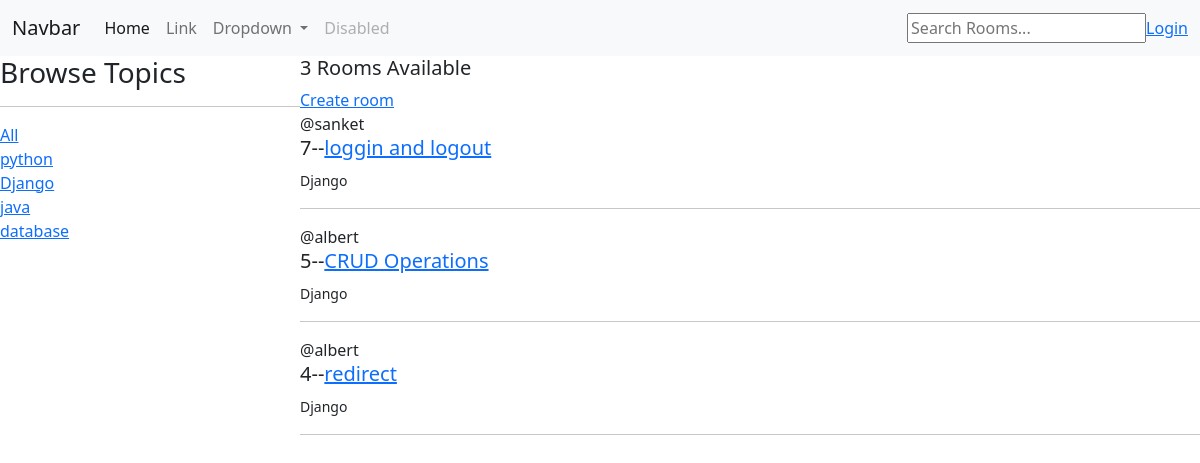
Screenshot of /?q=Django with the database file from the repository.
### myapp_test/models.py (models this page shows, shortened)
class Topic(models.Model):
    name= models.CharField(max_length=200)

class Room(models.Model):
    host = models.ForeignKey(User,on_delete=models.SET_NULL,null=True)
    topic= models.ForeignKey(Topic,on_delete=models.SET_NULL,null=True)
    name= models.CharField(max_length=200)
    description =models.TextField(null=  True,blank=True)
    updated=models.DateTimeField(auto_now=True)
    created=models.DateTimeField(auto_now_add=True)
    class Meta():
        ordering= ['-updated','-created']

### myapp_test/views.py (the view)
# urls.py: path('',views.home,name='home'),
def home(request):
    q=request.GET.get('q') if request.GET.get('q') != None else ''
    rooms=Room.objects.filter(
        Q(topic__name__icontains=q) |
        Q(name__icontains=q) |
        Q(description__icontains=q)
    )
    topics = Topic.objects.all()
    room_count=rooms.count()
    context ={'rooms':rooms, 'topics':topics, 'room_count':room_count}
    return render(request,'myapp_test/home.html',context)

### myapp_test/templates/myapp_test/home.html (shortened to what this page needs)
 {% extends 'main.html' %}
  {% block content %}
 <div class="home-container">
     <div>
         <h3>Browse Topics </h3>
         <hr><div>
             <a href="{% url 'home' %}">All</a>
         </div>
     {% for topic in topics %}
         <div>
             <a href="{% url 'home' %}?q={{topic.name}}">{{topic.name}}</a>
         </div>
         {% endfor %}
     </div>
   <div>
       <h5>{{room_count}} Rooms Available
       </h5>
       <a href= "{% url 'create_room' %}">Create room </a>
     {% for room in rooms%}
       <div>
       <span> @{{room.host.username}}</span>
     <h5> {{room.id}}--<a href = "{% url 'room' room.id %}" >{{room.name}}</a></h5>
           <small> {{room.topic.name}}</small>
           <hr>
           </div>
     {% endfor %}
   </div>
 </div>
  {%  endblock content%}

### myapp_test/templates/myapp_test/home.html (style rules this page uses)
.home-container { display: grid; grid-template-columns: 1fr 3fr; }

### rows the page displays
Topic: name "python"
Topic: name "Django"
Topic: name "java"
Topic: name "database"
Room: host.username "sanket", id "7", name "loggin and logout", topic.name "Django"
Room: host.username "albert", id "5", name "CRUD Operations", topic.name "Django"
Room: host.username "albert", id "4", name "redirect", topic.name "Django"

### other values shown
{{ room_count }} "3"
